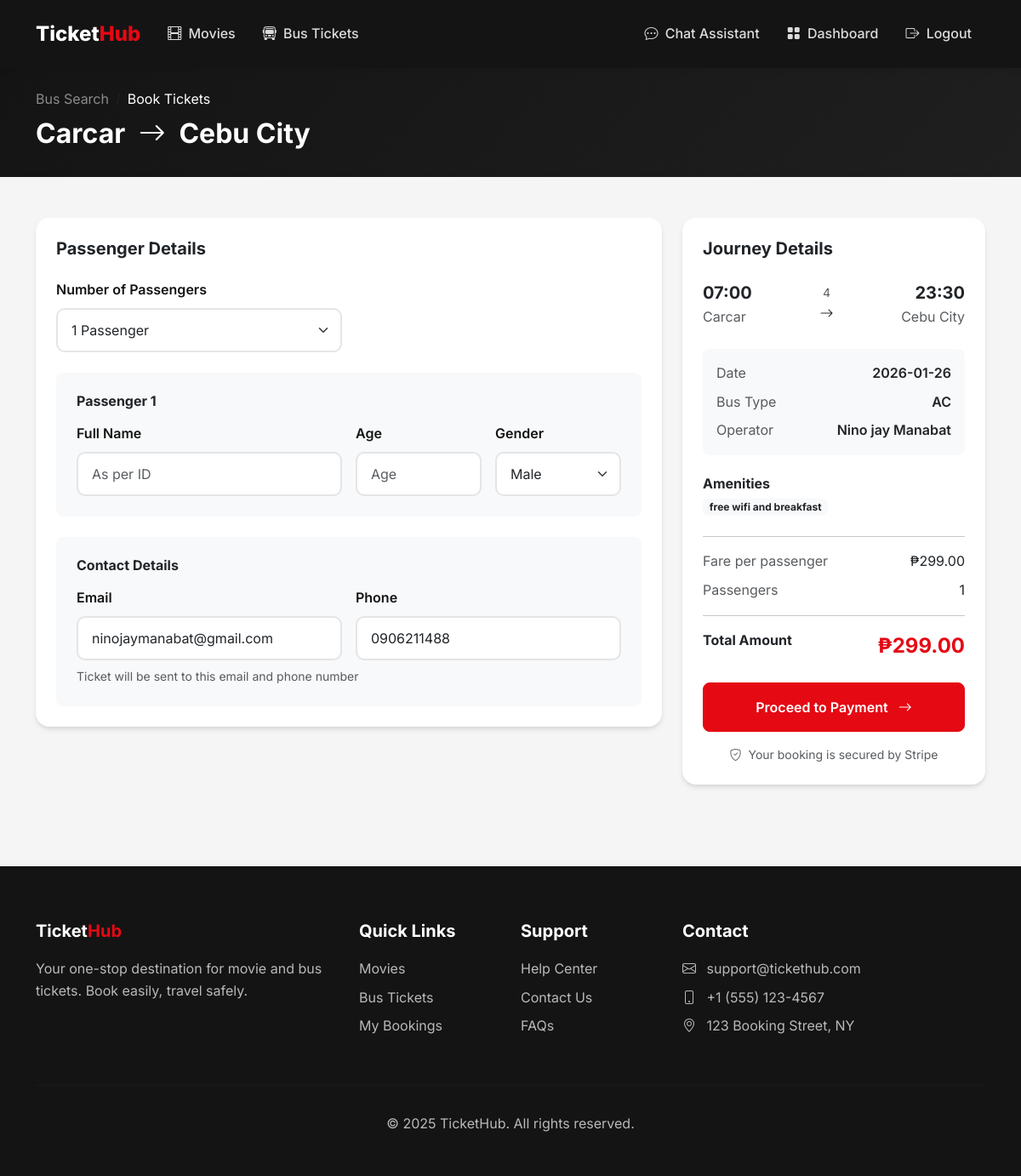
/bus/book/1 (signed in), run on the app's committed database.
### flask_app/app.py (models this page shows, shortened)
class BusRoute(db.Model):
    id = db.Column(db.Integer, primary_key=True)
    origin = db.Column(db.String(100), nullable=False)
    destination = db.Column(db.String(100), nullable=False)
    bus_operator = db.Column(db.String(100))
    bus_type = db.Column(db.String(50))  # AC, Non-AC, Sleeper, etc.
    departure_time = db.Column(db.Time, nullable=False)
    arrival_time = db.Column(db.Time, nullable=False)
    duration = db.Column(db.String(50))
    price = db.Column(db.Float, nullable=False)
    total_seats = db.Column(db.Integer, default=40)
    amenities = db.Column(db.String(255))  # WiFi, Charging, etc.
    is_active = db.Column(db.Boolean, default=True)
    schedules = db.relationship('BusSchedule', backref='route', lazy=True)

class BusSchedule(db.Model):
    id = db.Column(db.Integer, primary_key=True)
    route_id = db.Column(db.Integer, db.ForeignKey('bus_route.id'), nullable=False)
    travel_date = db.Column(db.Date, nullable=False)
    available_seats = db.Column(db.Integer)
    bookings = db.relationship('BusBooking', backref='schedule', lazy=True)

class User(UserMixin, db.Model):
    id = db.Column(db.Integer, primary_key=True)
    email = db.Column(db.String(120), unique=True, nullable=False)
    password_hash = db.Column(db.String(256), nullable=False)
    name = db.Column(db.String(100), nullable=False)
    phone = db.Column(db.String(20))
    is_admin = db.Column(db.Boolean, default=False)
    created_at = db.Column(db.DateTime, default=datetime.utcnow)
    movie_bookings = db.relationship('MovieBooking', backref='user', lazy=True)
    bus_bookings = db.relationship('BusBooking', backref='user', lazy=True)

### flask_app/app.py (the view, shortened to what this page needs)
@app.route('/bus/book/<int:route_id>', methods=['GET', 'POST'])
@login_required
def book_bus(route_id):
    route = BusRoute.query.get_or_404(route_id)
    travel_date = request.args.get('date', datetime.now().date().isoformat())
    schedule = BusSchedule.query.filter_by(
        route_id=route_id,
        travel_date=datetime.strptime(travel_date, '%Y-%m-%d').date()
    ).first()
    return render_template('bus/book.html', route=route, schedule=schedule, travel_date=travel_date)

### flask_app/app.py (called while the page is built)
@login_manager.user_loader
def load_user(user_id):
    return User.query.get(int(user_id))

### flask_app/templates/bus/book.html (shortened to what this page needs)
{% extends 'base.html' %}
{% block content %}
<section class="py-4" style="background: linear-gradient(135deg, var(--dark) 0%, var(--dark-lighter) 100%);">
    <div class="container">
        <nav aria-label="breadcrumb">
            <ol class="breadcrumb mb-2">
                <li class="breadcrumb-item"><a href="{{ url_for('search_bus') }}" class="text-white-50">Bus Search</a></li>
                <li class="breadcrumb-item active text-white">Book Tickets</li>
            </ol>
        </nav>
        <h2 class="text-white fw-bold">{{ route.origin }} <i class="bi bi-arrow-right mx-2"></i> {{ route.destination }}</h2>
    </div>
</section>
<section class="py-5">
    <div class="container">
        <div class="row g-4">
            <div class="col-lg-8">
                <div class="card">
                    <div class="card-body p-4">
                        <h5 class="fw-bold mb-4">Passenger Details</h5>
                        <form method="POST" action="{{ url_for('book_bus', route_id=route.id, date=travel_date) }}" id="bookingForm">
                            <div class="row g-3 mb-4">
                                <div class="col-md-6">
                                    <label class="form-label">Number of Passengers</label>
                                    <select class="form-select" name="num_tickets" id="numPassengers">
                                        {% if schedule.available_seats >= 10 %}
                                            {% for i in range(1, 11) %}
                                                <option value="{{ i }}">{{ i }} {% if i == 1 %}Passenger{% else %}Passengers{% endif %}</option>
                                            {% endfor %}
                                        {% else %}
                                            {% for i in range(1, schedule.available_seats + 1) %}
                                                <option value="{{ i }}">{{ i }} {% if i == 1 %}Passenger{% else %}Passengers{% endif %}</option>
                                            {% endfor %}
                                        {% endif %}
                                    </select>
                                </div>
                            </div>
                            <div id="passengerForms">
                                <div class="passenger-form mb-4 p-4 bg-light rounded-3">
                                    <h6 class="fw-bold mb-3">Passenger 1</h6>
                                    <div class="row g-3">
                                        <div class="col-md-6">
                                            <label class="form-label">Full Name</label>
                                            <input type="text" class="form-control" name="passenger_1_name" placeholder="As per ID" required>
                                        </div>
                                        <div class="col-md-3">
                                            <label class="form-label">Age</label>
                                            <input type="number" class="form-control" name="passenger_1_age" placeholder="Age" min="1" max="120">
                                        </div>
                                        <div class="col-md-3">
                                            <label class="form-label">Gender</label>
                                            <select class="form-select" name="passenger_1_gender">
                                                <option value="male">Male</option>
                                            </select>
                                        </div>
                                    </div>
                                </div>
                            </div>
                            <div class="mt-4 p-4 bg-light rounded-3">
                                <h6 class="fw-bold mb-3">Contact Details</h6>
                                <div class="row g-3">
                                    <div class="col-md-6">
                                        <label class="form-label">Email</label>
                                        <input type="email" class="form-control" value="{{ current_user.email }}" readonly>
                                    </div>
                                    <div class="col-md-6">
                                        <label class="form-label">Phone</label>
                                        <input type="tel" class="form-control" value="{{ current_user.phone or '' }}" readonly>
                                    </div>
                                </div>
                                <small class="text-muted mt-2 d-block">Ticket will be sent to this email and phone number</small>
                            </div>
                        </form>
                    </div>
                </div>
            </div>
            <div class="col-lg-4">
                <div class="card sticky-top" style="top: 100px;">
                    <div class="card-body p-4">
                        <h5 class="fw-bold mb-4">Journey Details</h5>
                        <div class="d-flex justify-content-between align-items-center mb-4">
                            <div>
                                <div class="fw-bold fs-5">{{ route.departure_time.strftime('%H:%M') }}</div>
                                <div class="text-muted">{{ route.origin }}</div>
                            </div>
                            <div class="text-center px-3">
                                <div class="text-muted small">{{ route.duration or '---' }}</div>
                                <i class="bi bi-arrow-right"></i>
                            </div>
                            <div class="text-end">
                                <div class="fw-bold fs-5">{{ route.arrival_time.strftime('%H:%M') }}</div>
                                <div class="text-muted">{{ route.destination }}</div>
                            </div>
                        </div>
                        <div class="bg-light rounded-3 p-3 mb-4">
                            <div class="d-flex justify-content-between mb-2">
                                <span class="text-muted">Date</span>
                                <span class="fw-semibold">{{ travel_date }}</span>
                            </div>
                            <div class="d-flex justify-content-between mb-2">
                                <span class="text-muted">Bus Type</span>
                                <span class="fw-semibold">{{ route.bus_type or 'Standard' }}</span>
                            </div>
                            <div class="d-flex justify-content-between">
                                <span class="text-muted">Operator</span>
                                <span class="fw-semibold">{{ route.bus_operator or 'Express' }}</span>
                            </div>
                        </div>
                        {% if route.amenities %}
                        <div class="mb-4">
                            <h6 class="fw-bold mb-2">Amenities</h6>
                            <div class="d-flex gap-2 flex-wrap">
                                {% for amenity in route.amenities.split(',') %}
                                    <span class="badge bg-light text-dark">{{ amenity.strip() }}</span>
                                {% endfor %}
                            </div>
                        </div>
                        {% endif %}
                        <hr>
                        <div class="d-flex justify-content-between mb-2">
                            <span class="text-muted">Fare per passenger</span>
                            <span>₱{{ "%.2f"|format(route.price) }}</span>
                        </div>
                        <div class="d-flex justify-content-between mb-2">
                            <span class="text-muted">Passengers</span>
                            <span id="passengerCount">1</span>
                        </div>
                        <hr>
                        <div class="d-flex justify-content-between mb-4">
                            <span class="fw-bold">Total Amount</span>
                            <span class="fw-bold fs-4" style="color: var(--primary);" id="totalPrice">₱{{ "%.2f"|format(route.price) }}</span>
                        </div>
                        <button type="submit" form="bookingForm" class="btn btn-primary w-100 py-3">
                            Proceed to Payment <i class="bi bi-arrow-right ms-2"></i>
                        </button>
                        <p class="text-muted small text-center mt-3 mb-0">
                            <i class="bi bi-shield-check me-1"></i>
                            Your booking is secured by Stripe
                        </p>
                    </div>
                </div>
            </div>
        </div>
    </div>
</section>
{% endblock %}

### flask_app/static/css/main.css (style rules this page uses)
:root { --primary: #E50914; --primary-dark: #B20710; --secondary: #0A84FF; --dark: #141414; --dark-lighter: #1F1F1F; --gray-100: #F5F5F5; --gray-200: #E5E5E5; --gray-300: #D4D4D4; --gray-600: #6B7280; --gray-800: #2D2D2D; --success: #22C55E; --warning: #F59E0B; }
* { margin: 0; padding: 0; box-sizing: border-box; }
body { font-family: 'Inter', -apple-system, BlinkMacSystemFont, sans-serif; background-color: var(--gray-100); color: var(--dark); line-height: 1.6; }
.btn-primary { background: var(--primary); border-color: var(--primary); font-weight: 600; padding: 0.625rem 1.5rem; border-radius: 8px; transition: all 0.2s ease; }
.card { border: none; border-radius: 16px; box-shadow: 0 4px 6px -1px rgba(0,0,0,0.1), 0 2px 4px -1px rgba(0,0,0,0.06); transition: all 0.3s ease; overflow: hidden; }
.form-control, .form-select { border: 2px solid var(--gray-200); border-radius: 10px; padding: 0.75rem 1rem; font-size: 1rem; transition: all 0.2s ease; }
.form-label { font-weight: 600; margin-bottom: 0.5rem; color: var(--dark); }
.card { border-radius: 16px; box-shadow: 0 4px 12px rgba(0,0,0,0.07); border: none; }
.form-label { font-weight: 600; color: #222; }
.form-control, .form-select { border-radius: 10px; border: 2px solid #e5e5e5; font-size: 1rem; padding: 0.75rem 1rem; transition: border-color 0.2s; }
.btn-primary { background: #E50914; border-color: #E50914; font-weight: 600; border-radius: 8px; transition: background 0.2s; }
.breadcrumb { background: transparent; font-size: 1rem; padding: 0; margin-bottom: 0.5rem; }
.breadcrumb-item a { color: #0A84FF; text-decoration: none; }
.breadcrumb-item.active { color: #6B7280; }
.fw-bold { font-weight: 700 !important; }

### flask_app/templates/base.html (style rules this page uses)
:root { --primary: #E50914; --primary-dark: #B20710; --secondary: #0A84FF; --dark: #141414; --dark-lighter: #1F1F1F; --gray-100: #F5F5F5; --gray-200: #E5E5E5; --gray-300: #D4D4D4; --gray-600: #6B7280; --gray-800: #2D2D2D; --success: #22C55E; --warning: #F59E0B; }
* { margin: 0; padding: 0; box-sizing: border-box; }
body { font-family: 'Inter', -apple-system, BlinkMacSystemFont, sans-serif; background-color: var(--gray-100); color: var(--dark); line-height: 1.6; }
.btn-primary { background: var(--primary); border-color: var(--primary); font-weight: 600; padding: 0.625rem 1.5rem; border-radius: 8px; transition: all 0.2s ease; }
.card { border: none; border-radius: 16px; box-shadow: 0 4px 6px -1px rgba(0,0,0,0.1), 0 2px 4px -1px rgba(0,0,0,0.06); transition: all 0.3s ease; overflow: hidden; }
.form-control, .form-select { border: 2px solid var(--gray-200); border-radius: 10px; padding: 0.75rem 1rem; font-size: 1rem; transition: all 0.2s ease; }
.form-label { font-weight: 600; margin-bottom: 0.5rem; color: var(--dark); }

### data on the page
BusRoute: origin "Carcar", destination "Cebu City", departure_time "07:00", duration "4", arrival_time "23:30", bus_type "AC", bus_operator "Nino jay Manabat", strip "free wifi and breakfast", price "299.00"
BusSchedule: num_tickets "1 Passenger"
User: email "ninojaymanabat@gmail.com", phone "0906211488"

### other printed values
{{ travel_date }} "2026-01-26"
